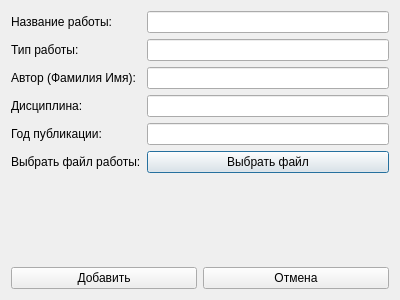
<ui version="4.0">
 <class>AddDataForm</class>
 <widget class="QDialog" name="AddDataForm">
  <property name="geometry">
   <rect>
    <x>0</x>
    <y>0</y>
    <width>400</width>
    <height>300</height>
   </rect>
  </property>
  <property name="windowTitle">
   <string>Add Data</string>
  </property>
  <layout class="QVBoxLayout" name="verticalLayout">
   <item>
    <layout class="QFormLayout" name="formLayout">
     <item row="0" column="0">
      <widget class="QLabel" name="label">
       <property name="text">
        <string>Название работы:</string>
       </property>
      </widget>
     </item>
     <item row="0" column="1">
      <widget class="QLineEdit" name="lineEditTitle"/>
     </item>
     <item row="1" column="0">
      <widget class="QLabel" name="label_2">
       <property name="text">
        <string>Тип работы:</string>
       </property>
      </widget>
     </item>
     <item row="1" column="1">
      <widget class="QLineEdit" name="lineEditType"/>
     </item>
     <item row="2" column="0">
      <widget class="QLabel" name="label_3">
       <property name="text">
        <string>Автор (Фамилия Имя):</string>
       </property>
      </widget>
     </item>
     <item row="2" column="1">
      <widget class="QLineEdit" name="lineEditAuthor"/>
     </item>
     <item row="3" column="0">
      <widget class="QLabel" name="label_4">
       <property name="text">
        <string>Дисциплина:</string>
       </property>
      </widget>
     </item>
     <item row="3" column="1">
      <widget class="QLineEdit" name="lineEditDiscipline"/>
     </item>
     <item row="4" column="0">
      <widget class="QLabel" name="label_5">
       <property name="text">
        <string>Год публикации:</string>
       </property>
      </widget>
     </item>
     <item row="4" column="1">
      <widget class="QLineEdit" name="lineEditYear"/>
     </item>
     <item row="5" column="0">
      <widget class="QLabel" name="label_6">
       <property name="text">
        <string>Выбрать файл работы:</string>
       </property>
      </widget>
     </item>
     <item row="5" column="1">
      <widget class="QPushButton" name="btnSelectFile">
       <property name="text">
        <string>Выбрать файл</string>
       </property>
      </widget>
     </item>
    </layout>
   </item>
   <item>
    <layout class="QHBoxLayout" name="horizontalLayout">
     <item>
      <widget class="QPushButton" name="btnAdd">
       <property name="text">
        <string>Добавить</string>
       </property>
      </widget>
     </item>
     <item>
      <widget class="QPushButton" name="btnCancel">
       <property name="text">
        <string>Отмена</string>
       </property>
      </widget>
     </item>
    </layout>
   </item>
  </layout>
 </widget>
</ui>
